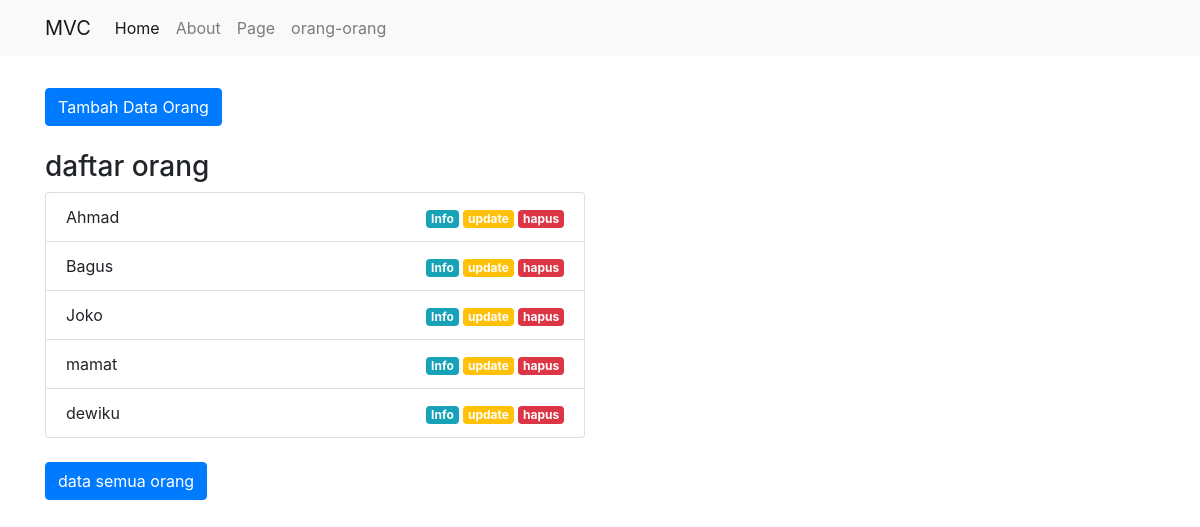
/public/orang, run on the app's committed database.
### tables this page shows
CREATE TABLE `data_orang` (
  `id` int(255) NOT NULL,
  `nama` varchar(255) NOT NULL,
  `nomer` int(255) NOT NULL,
  `alamat` varchar(500) NOT NULL,
  `status` varchar(255) NOT NULL
);

### app/core/Controller.php (called while the page is built, shortened)
<?php
class Controller{
    public function view($view,$data=[]){
        require_once '../app/views/'.$view.'.php';
    }
    public function model($model){
        return new $model;
    }
}

### app/controllers/Orang.php (called while the page is built, shortened)
<?php
class Orang extends Controller{
    public function index(){
        $data['halaman']='orang';
        $data['judul']='dafatar orang';
        $data['orang']=$this->model('Orang_model')->takeALLorang();
        $this->view('orang/index',$data);
    }
}

### app/core/App.php (called while the page is built, shortened)
<?php
class App{
    protected $method = "index";
    protected $params=[];
    public function __construct(){
        $this->controller =new $this->controller;
        call_user_func_array([$this->controller, $this->method], $this->params);
    }
}

### public/index.php (called while the page is built, shortened)
<?php
$app= new App;

### app/core/Database.php (called while the page is built, shortened)
<?php
class database{
    private $host = DB_HOST;
    private $user = DB_USER;
    private $pass = DB_PASS;
    private $db_name = DB_NAME;
    private $dbh;
    private $stmt;
    public function __construct(){
        $dsn="mysql:".$this->host."=localhost;dbname=".$this->db_name;
        try{
            $this->dbh = new PDO($dsn,$this->user,$this->pass);
        }catch(PDOException $e){
            die( $e->getMessage());
        }
    }
    public function query($query){
        $this->stmt = $this->dbh->prepare($query);
    }
    public function execute(){
        $this->stmt->execute();
    }
    public function resultSet(){
        $this->execute();
        return $this->stmt->fetchAll(PDO::FETCH_ASSOC);
    }
}

### app/models/Orang_model.php (called while the page is built, shortened)
<?php
class Orang_model{
    private $table="data_orang";
    private $db;
    public function __construct(){
        $this->db = new Database;
    }
    public function takeALLorang(){
        $this->db->query("SELECT * FROM ".$this->table);
        return $this->db->resultSet();
    }
}

### app/views/orang/index.php (the view, shortened to what this page needs)
<div class="container mt-3">
    <div class="row">
        <div class="col-lg-6">
            <button type="button" class="btn btn-primary mt-3 mb-4 tambahDataOrang" id='labelTambah'data-toggle="modal" data-target="#formmodal">
            Tambah Data Orang
            </button>
            <h3>daftar orang</h3>
            <ul class="list-group">
                <?php foreach( $data['orang'] as $orang):?>
                <li class="list-group-item d-flex justify-content-between align-items-start">
                    <?= $orang['nama'];?>
                    <div class="justify-content-between align-items-end">
                        <a href="<?= BASEURL?>/orang/detail/<?= $orang['id']?>" class="badge bg-info text-white  ">Info</a>
                        <a href="<?= BASEURL?>/orang/update/<?= $orang['id']?>" class="badge bg-warning text-white tampilModalUbah"  data-toggle="modal" data-target="#formmodal" data-id="<?= $orang['id']?>" >update</a>
                        <a href="<?= BASEURL?>/orang/hapus/<?= $orang['id']?>" class="badge bg-danger text-white " onclick="return confirm('yakin?')">hapus</a>
                    </div>
                </li>
                <?php endforeach;?>
            </ul>
            <br>
            <a href="<?= BASEURL?>/orang/semuaorang"><button type="button" class="btn btn-primary">data semua orang</button></a>
        </div>
    </div>
</div>

### data on the page
data_orang: nama "Ahmad"
data_orang: nama "Bagus"
data_orang: nama "Joko"
data_orang: nama "mamat"
data_orang: nama "dewiku"
